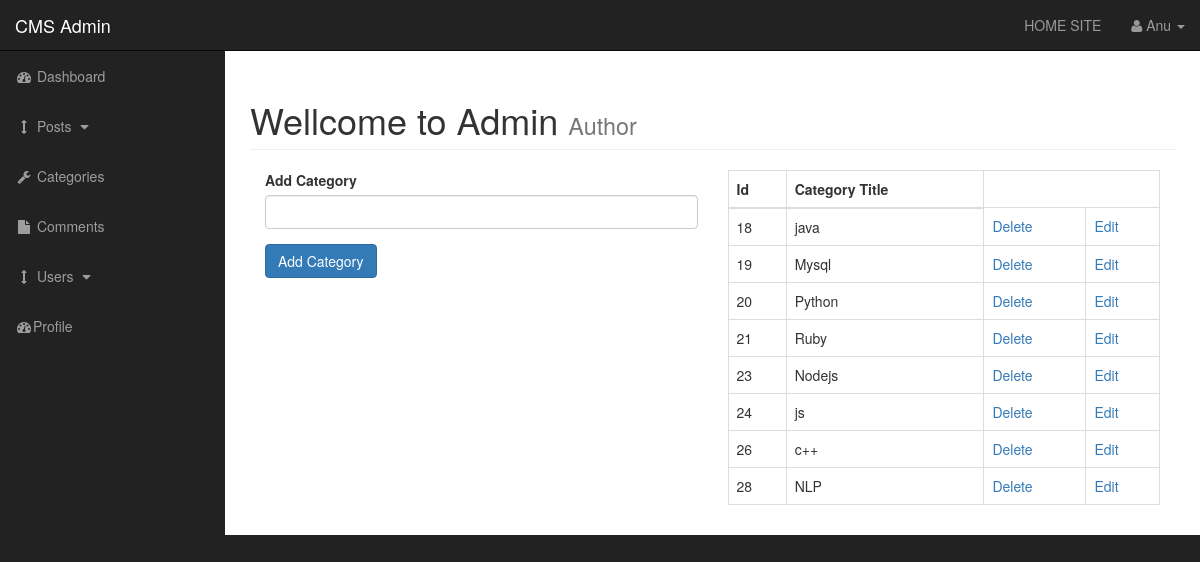
The app's page /admin/categories.php (signed in) with its own data.
### tables this page shows
CREATE TABLE `categories` (
  `cat_id` int(3) NOT NULL,
  `cat_title` varchar(255) NOT NULL
);

### admin/functions.php (the view, shortened to what this page needs)
<?php
function findAllcategories(){
global $connection;
	 $query= "SELECT * FROM categories";
     $select_categories=mysqli_query($connection,$query);
   while($row=mysqli_fetch_array($select_categories))
          {
	        $cat_id=$row['cat_id'];
            $cat_title=$row['cat_title'];
             echo "<tr>" ;
                   echo "<td>{$cat_id}</td>";
                   echo "<td>{$cat_title}</td>" ;
                   echo "<td><a href='categories.php?delete={$cat_id}'>Delete</a></td>" ;
                   echo "<td><a href='categories.php?edit={$cat_id}'>Edit</a></td>" ;
                  echo "</tr>";
                      }
}
?>

### admin/css/sb-admin.css (style rules this page uses)
body { margin-top: 100px; background-color: #222; }
@media (min-width:768px) { body { margin-top: 50px; } }

### records on screen
categories: cat_id "18", cat_title "java"
categories: cat_id "19", cat_title "Mysql"
categories: cat_id "20", cat_title "Python"
categories: cat_id "21", cat_title "Ruby"
categories: cat_id "23", cat_title "Nodejs"
categories: cat_id "24", cat_title "js"
categories: cat_id "26", cat_title "c++"
categories: cat_id "28", cat_title "NLP"

### other values on screen
$_SESSION['username'] "Anu"
